Frame 1 (no input): blank canvas, image omitted
Frame 60 (no input): blank canvas, image omitted
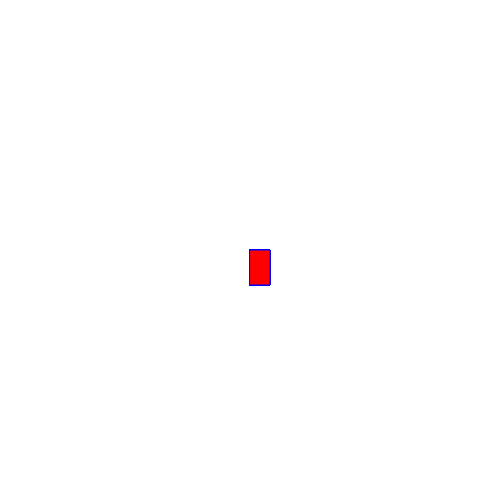
Frame 120 (the mouse pressed at the canvas centre since frame 60)

The p5.js sketch whose frames 1 and 60 were blank and that drew this single picture after the mouse press (run headless with seeded random() and noise() and a simulated clock; from frame 60 on, the mouse is pressed at the canvas centre):

// p5.js sketch
// ── sketch.js
function setup() {
    createCanvas(500, 500);
  background("white");
  }
  
  
  function draw() {
    
    
    stroke("blue")
    fill("red");
    
  //console.log(mouseIsPressed);
    
    if(mouseIsPressed) {
      rect(mouseX,mouseY,20,35);
    }
  }
